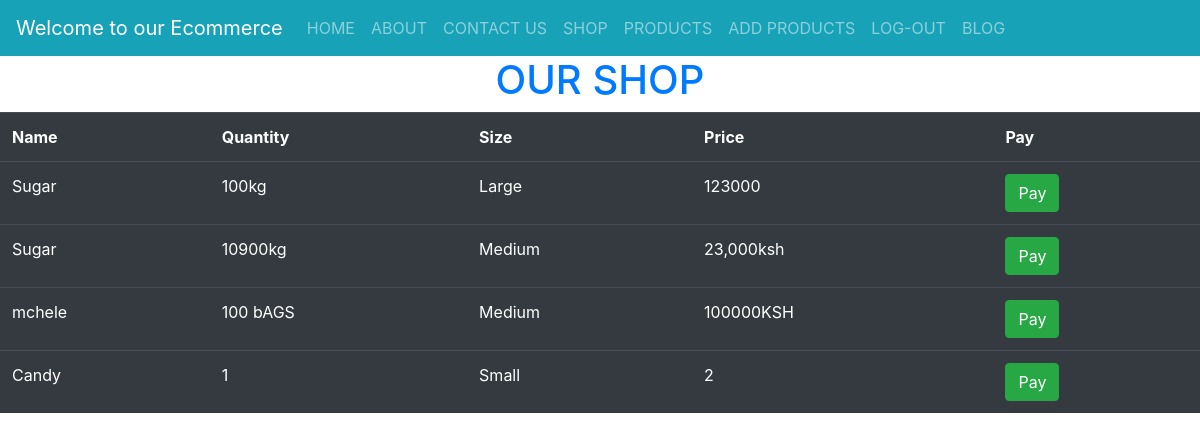
/shop/ (signed in), run on the app's committed database.
### morningDjangoHtmlFormsprojects/models.py (models this page shows)
class Products(models.Model):
    name = models.CharField(max_length=30, blank=False, null=False)
    qtty = models.CharField(max_length=30, blank=False, null=False)
    size = models.CharField(max_length=20, blank=False, null=False)
    price = models.CharField(max_length=20, blank=False, null=False)

### morningDjangoHtmlFormsprojects/views.py (the view)
# urls.py: path('shop/', user_views.shop, name='shop'),
def shop(request):
    all_products = Products.objects.all()
    context = {"all_products": all_products}
    return render(request, 'shop.html', context)

### templates/shop.html
{% extends 'master.html' %}
{% load static %}
{% block content %}
    <div>
        <h1 class="text-primary text-center">OUR SHOP</h1>
        <table class="table table-dark table-hover">
            <tr>
                <th>Name</th>
                <th>Quantity</th>
                <th>Size</th>
                <th>Price</th>
                <th>Pay</th>
            </tr>
            {% for product in  all_products %}
                <tr>
                    <td>{{ product.name }}</td>
                    <td>{{ product.qtty }}</td>
                    <td>{{ product.size }}</td>
                    <td>{{ product.price }}</td>
                    <td><a  class="btn btn-success" href="/pay/{{ product.id }}">Pay</a></td>
                </tr>
            {% endfor %}
        </table>
    </div>
{% endblock %}

### data on the page
Products: name "Sugar", qtty "100kg", size "Large", price "123000"
Products: name "Sugar", qtty "10900kg", size "Medium", price "23,000ksh"
Products: name "mchele", qtty "100 bAGS", size "Medium", price "100000KSH"
Products: name "Candy", qtty "1", size "Small", price "2"
